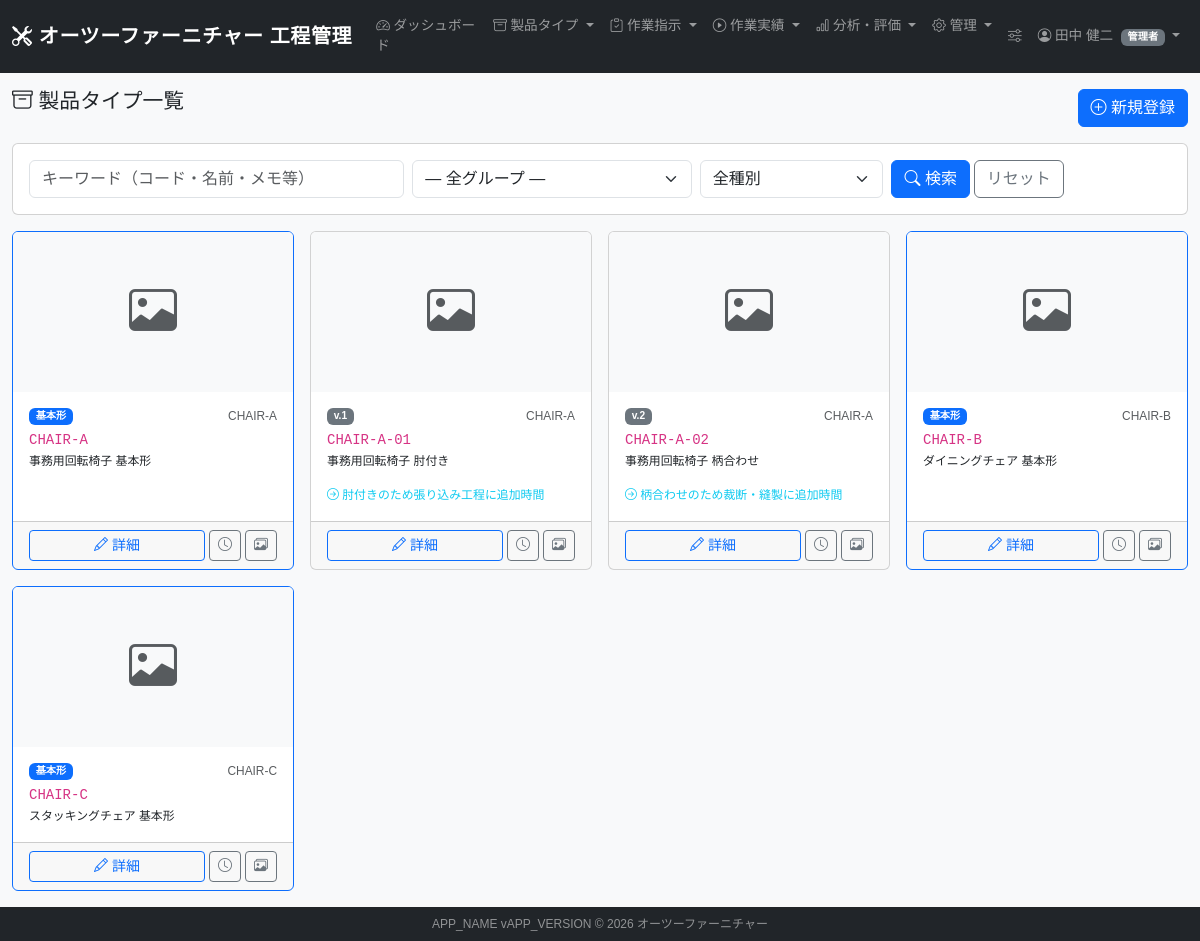
/chair_types.php (signed in), run on the app's committed database.
### tables this page shows
CREATE TABLE IF NOT EXISTS chair_types (
    id INT AUTO_INCREMENT PRIMARY KEY,
    chair_type_group_id INT NOT NULL COMMENT '親グループID',
    chair_type_code VARCHAR(100) NOT NULL UNIQUE COMMENT '例：CHAIR-A、CHAIR-A-01、CHAIR-A-02',
    chair_type_name VARCHAR(255) NOT NULL COMMENT '椅子タイプ名',
    version_no INT DEFAULT 0 COMMENT '基本形は0、差分版は1,2,3...',
    is_base_type TINYINT(1) DEFAULT 0 COMMENT '基本形フラグ。基本形なら1',
    base_chair_type_id INT NULL COMMENT '派生元の基本形ID。基本形自身はNULL',
    base_quantity INT DEFAULT 1 COMMENT '標準時間の基準本数',
    shape_summary TEXT NULL COMMENT '形状・仕様の説明',
    difference_summary TEXT NULL COMMENT '基本形との違いの説明',
    search_text TEXT NULL COMMENT '全文検索用テキスト',
    is_active TINYINT(1) DEFAULT 1 COMMENT '論理削除フラグ',
    created_at DATETIME DEFAULT CURRENT_TIMESTAMP,
    updated_at DATETIME DEFAULT CURRENT_TIMESTAMP ON UPDATE CURRENT_TIMESTAMP,
    CONSTRAINT fk_chair_type_group FOREIGN KEY (chair_type_group_id) REFERENCES chair_type_groups(id),
    CONSTRAINT fk_chair_type_base FOREIGN KEY (base_chair_type_id) REFERENCES chair_types(id)
);

CREATE TABLE IF NOT EXISTS chair_type_groups (
    id INT AUTO_INCREMENT PRIMARY KEY,
    group_code VARCHAR(100) NOT NULL UNIQUE COMMENT '基本椅子タイプコード。例：CHAIR-A',
    group_name VARCHAR(255) NOT NULL COMMENT '基本椅子タイプ名',
    memo TEXT NULL COMMENT '基本タイプ全体の説明',
    is_active TINYINT(1) DEFAULT 1,
    created_at DATETIME DEFAULT CURRENT_TIMESTAMP,
    updated_at DATETIME DEFAULT CURRENT_TIMESTAMP ON UPDATE CURRENT_TIMESTAMP
);

### app/auth.php (called while the page is built, shortened)
<?php
require_once __DIR__ . '/db.php';
function getCurrentUser(): array {
    return [
        'id'          => $_SESSION['user_id']       ?? 0,
        'employee_id' => $_SESSION['employee_id']   ?? 0,
        'name'        => $_SESSION['employee_name'] ?? '',
        'login_id'    => $_SESSION['login_id']      ?? '',
        'role'        => $_SESSION['role']           ?? 'worker',
        'mfa_enabled' => $_SESSION['mfa_enabled']   ?? false,
    ];
}
function roleLabel(string $role): string {
    return match($role) {
        'president'       => '社長',
        'admin'           => '管理者',
        'factory_manager' => '工場長',
        'process_leader'  => '工程リーダー',
        'worker'          => '作業員',
        default           => $role,
    };
}

### app/permissions.php (called while the page is built, shortened)
<?php
function hasRole(string $minRole, string $userRole = ''): bool {
    if (empty($userRole)) {
        $user = getCurrentUser();
        $userRole = $user['role'];
    }
    $minLevel  = ROLE_LEVELS[$minRole]  ?? 0;
    $userLevel = ROLE_LEVELS[$userRole] ?? 0;
    return $userLevel >= $minLevel;
}
function isAdmin(): bool {
    return hasRole('admin');
}
function isLeader(): bool {
    return hasRole('process_leader');
}

### app/functions.php (called while the page is built, shortened)
<?php
function h(mixed $str): string {
    return htmlspecialchars((string)($str ?? ''), ENT_QUOTES | ENT_HTML5, 'UTF-8');
}
function getInt(string $key, int $default = 0): int {
    return isset($_GET[$key]) ? (int)$_GET[$key] : $default;
}

### app/chair_type_service.php (called while the page is built, shortened)
<?php
function getChairTypeList(array $filters = []): array {
    $sql = "SELECT ct.*, g.group_code, g.group_name,
                   base.chair_type_code AS base_code, base.chair_type_name AS base_name
            FROM chair_types ct
            JOIN chair_type_groups g ON ct.chair_type_group_id = g.id
            LEFT JOIN chair_types base ON ct.base_chair_type_id = base.id
            WHERE ct.is_active = 1 AND g.is_active = 1";
    $params = [];
    $sql .= " ORDER BY g.group_code, ct.version_no";
    return dbFetchAll($sql, $params);
}

### app/db.php (called while the page is built, shortened)
<?php
function getDB(): PDO {
    static $pdo = null;
    if ($pdo !== null) {
        return $pdo;
    }
    $dsn = sprintf(
        'mysql:host=%s;dbname=%s;charset=%s',
        DB_HOST, DB_NAME, DB_CHARSET
    );
    try {
        $pdo = new PDO($dsn, DB_USER, DB_PASS, [
            PDO::ATTR_ERRMODE            => PDO::ERRMODE_EXCEPTION,
            PDO::ATTR_DEFAULT_FETCH_MODE => PDO::FETCH_ASSOC,
            PDO::ATTR_EMULATE_PREPARES   => false,
        ]);
    } catch (PDOException $e) {
        error_log('[DB接続エラー] ' . $e->getMessage());
        http_response_code(503);
        die('<h1>データベース接続に失敗しました。管理者に連絡してください。</h1>');
    }
    return $pdo;
}
function dbFetchAll(string $sql, array $params = []): array {
    $stmt = getDB()->prepare($sql);
    $stmt->execute($params);
    return $stmt->fetchAll();
}

### public/chair_types.php (the view, shortened to what this page needs)
<?php
require_once __DIR__ . '/../app/db.php';
require_once __DIR__ . '/../app/auth.php';
require_once __DIR__ . '/../app/permissions.php';
require_once __DIR__ . '/../app/functions.php';
require_once __DIR__ . '/../app/chair_type_service.php';
$filters = [
    'keyword'  => $_GET['keyword'] ?? '',
    'group_id' => getInt('group_id'),
    'is_base'  => $_GET['is_base'] ?? '',
];
$chairTypes = getChairTypeList($filters);
$thumbs  = [];
require __DIR__ . '/parts/header.php';
?>
<div class="row mb-3">
  <div class="col"><h2><i class="bi bi-archive"></i> 製品タイプ一覧</h2></div>
  <?php if (isLeader()): ?>
  <div class="col-auto">
    <a href="<?= APP_URL ?>/chair_type_form.php" class="btn btn-primary">
      <i class="bi bi-plus-circle"></i> 新規登録
    </a>
  </div>
  <?php endif; ?>
</div>
<div class="card mb-3">
  <div class="card-body">
    <form method="get" class="row g-2">
      <div class="col-md-4">
        <input type="text" name="keyword" class="form-control" placeholder="キーワード（コード・名前・メモ等）"
               value="<?= h($filters['keyword']) ?>">
      </div>
      <div class="col-md-3">
        <select name="group_id" class="form-select">
          <option value="">― 全グループ ―</option>
        </select>
      </div>
      <div class="col-md-2">
        <select name="is_base" class="form-select">
          <option value="">全種別</option>
        </select>
      </div>
      <div class="col-auto">
        <button type="submit" class="btn btn-primary"><i class="bi bi-search"></i> 検索</button>
        <a href="chair_types.php" class="btn btn-outline-secondary">リセット</a>
      </div>
    </form>
  </div>
</div>
<div class="row row-cols-1 row-cols-md-3 row-cols-lg-4 g-3">
<?php foreach ($chairTypes as $ct): ?>
  <div class="col">
    <div class="card h-100 <?= $ct['is_base_type'] ? 'border-primary' : '' ?>">
      <?php if (!empty($thumbs[$ct['id']])): ?>
        <img src="<?= APP_URL ?>/uploads/chair_type_media/<?= h($thumbs[$ct['id']]) ?>"
             class="card-img-top chair-thumb" alt="<?= h($ct['chair_type_name']) ?>">
      <?php else: ?>
        <div class="card-img-top bg-light d-flex align-items-center justify-content-center chair-thumb">
          <i class="bi bi-image text-muted" style="font-size:3rem"></i>
        </div>
      <?php endif; ?>
      <div class="card-body">
        <div class="d-flex justify-content-between align-items-start">
          <span class="badge bg-<?= $ct['is_base_type'] ? 'primary' : 'secondary' ?> mb-1">
            <?= $ct['is_base_type'] ? '基本形' : 'v.' . $ct['version_no'] ?>
          </span>
          <small class="text-muted"><?= h($ct['group_code']) ?></small>
        </div>
        <h6 class="card-title mb-1">
          <code><?= h($ct['chair_type_code']) ?></code>
        </h6>
        <p class="card-text small"><?= h($ct['chair_type_name']) ?></p>
        <?php if ($ct['difference_summary']): ?>
          <p class="card-text small text-info">
            <i class="bi bi-arrow-right-circle"></i> <?= h(mb_substr($ct['difference_summary'], 0, 40)) ?>
          </p>
        <?php endif; ?>
      </div>
      <div class="card-footer d-flex gap-1">
        <a href="chair_type_form.php?id=<?= $ct['id'] ?>" class="btn btn-sm btn-outline-primary flex-fill">
          <i class="bi bi-pencil"></i> 詳細
        </a>
        <a href="standards.php?chair_type_id=<?= $ct['id'] ?>" class="btn btn-sm btn-outline-secondary">
          <i class="bi bi-clock"></i>
        </a>
        <a href="chair_type_media.php?chair_type_id=<?= $ct['id'] ?>" class="btn btn-sm btn-outline-secondary">
          <i class="bi bi-images"></i>
        </a>
      </div>
    </div>
  </div>
<?php endforeach; ?>
</div>
<?php require __DIR__ . '/parts/footer.php'; ?>

### public/parts/header.php (shortened to what this page needs)
<?php
$user      = getCurrentUser();
?>
<!DOCTYPE html>
<html lang="ja">
<head>
<link rel="stylesheet" href="https://cdn.jsdelivr.net/npm/bootstrap@5.3.3/dist/css/bootstrap.min.css">
<link rel="stylesheet" href="https://cdn.jsdelivr.net/npm/bootstrap-icons@1.11.3/font/bootstrap-icons.css">
<link rel="stylesheet" href="<?= APP_URL ?>/assets/css/style.css">
</head>
<body>
<nav class="navbar navbar-expand-lg navbar-dark bg-dark sticky-top">
  <div class="container-fluid">
    <a class="navbar-brand fw-bold" href="<?= APP_URL ?>/dashboard.php">
      <i class="bi bi-tools"></i> オーツーファーニチャー 工程管理
    </a>
    <div class="collapse navbar-collapse" id="navMenu">
      <ul class="navbar-nav me-auto">
        <li class="nav-item">
          <a class="nav-link" href="<?= APP_URL ?>/dashboard.php"><i class="bi bi-speedometer2"></i> ダッシュボード</a>
        </li>
        <li class="nav-item dropdown">
          <a class="nav-link dropdown-toggle" href="#" data-bs-toggle="dropdown">
            <i class="bi bi-archive"></i> 製品タイプ
          </a>
        </li>
        <li class="nav-item dropdown">
          <a class="nav-link dropdown-toggle" href="#" data-bs-toggle="dropdown">
            <i class="bi bi-clipboard-check"></i> 作業指示
          </a>
        </li>
        <li class="nav-item dropdown">
          <a class="nav-link dropdown-toggle" href="#" data-bs-toggle="dropdown">
            <i class="bi bi-play-circle"></i> 作業実績
          </a>
        </li>
        <?php if (isLeader()): ?>
        <li class="nav-item dropdown">
          <a class="nav-link dropdown-toggle" href="#" data-bs-toggle="dropdown">
            <i class="bi bi-bar-chart"></i> 分析・評価
          </a>
        </li>
        <?php endif; ?>
        <?php if (isAdmin()): ?>
        <li class="nav-item dropdown">
          <a class="nav-link dropdown-toggle" href="#" data-bs-toggle="dropdown">
            <i class="bi bi-gear"></i> 管理
          </a>
        </li>
        <?php endif; ?>
      </ul>
      <ul class="navbar-nav">
        <?php if (isAdmin()): ?>
        <li class="nav-item">
          <a class="nav-link" href="<?= APP_URL ?>/admin_settings.php" title="システム設定">
            <i class="bi bi-sliders"></i>
          </a>
        </li>
        <?php endif; ?>
        <li class="nav-item dropdown">
          <a class="nav-link dropdown-toggle" href="#" data-bs-toggle="dropdown">
            <i class="bi bi-person-circle"></i> <?= h($user['name']) ?>
            <span class="badge bg-secondary ms-1"><?= h(roleLabel($user['role'])) ?></span>
          </a>
        </li>
      </ul>
    </div>
  </div>
</nav>
<div class="container-fluid py-3">

### public/parts/footer.php (shortened to what this page needs)
</div>
<footer class="footer mt-auto py-2 bg-dark text-white-50 text-center small">
  <?= h(APP_NAME) ?> v<?= APP_VERSION ?> &copy; <?= date('Y') ?> オーツーファーニチャー
</footer>
</body>
</html>

### public/assets/css/style.css (style rules this page uses)
body { font-family: 'Hiragino Kaku Gothic ProN', 'Meiryo', 'Yu Gothic', sans-serif; font-size: 0.85rem; background-color: #f8f9fa; }
h2 { font-size: 1.3rem; }
.nav-link { font-size: 0.85rem; }
.navbar-brand { letter-spacing: 0.03em; }
.footer { margin-top: auto; font-size: 0.75rem; }
.chair-thumb { height: 160px; object-fit: contain; background: #f5f5f5; }

### data on the page
chair_types: is_base_type "基本形", chair_type_group.group_code "CHAIR-A", chair_type_code "CHAIR-A", chair_type_name "事務用回転椅子 基本形"
chair_types: version_no "1", chair_type_group.group_code "CHAIR-A", chair_type_code "CHAIR-A-01", chair_type_name "事務用回転椅子 肘付き", difference_summary "肘付きのため張り込み工程に追加時間"
chair_types: version_no "2", chair_type_group.group_code "CHAIR-A", chair_type_code "CHAIR-A-02", chair_type_name "事務用回転椅子 柄合わせ", difference_summary "柄合わせのため裁断・縫製に追加時間"
chair_types: is_base_type "基本形", chair_type_group.group_code "CHAIR-B", chair_type_code "CHAIR-B", chair_type_name "ダイニングチェア 基本形"
chair_types: is_base_type "基本形", chair_type_group.group_code "CHAIR-C", chair_type_code "CHAIR-C", chair_type_name "スタッキングチェア 基本形"

### other printed values
$user['name'] "田中 健二"
roleLabel($user['role']) "管理者"
APP_NAME "APP_NAME"
APP_VERSION "APP_VERSION"
